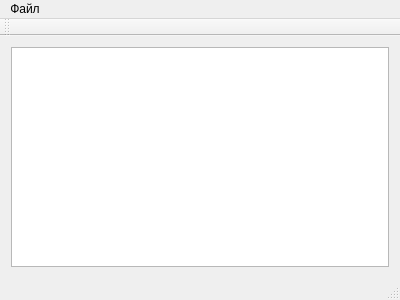
<?xml version="1.0" encoding="UTF-8"?>
<ui version="4.0">
 <class>MainWindow</class>
 <widget class="QMainWindow" name="MainWindow">
  <property name="geometry">
   <rect>
    <x>0</x>
    <y>0</y>
    <width>400</width>
    <height>300</height>
   </rect>
  </property>
  <property name="windowTitle">
   <string>MainWindow</string>
  </property>
  <widget class="QWidget" name="centralWidget">
   <layout class="QHBoxLayout" name="horizontalLayout_2">
    <item>
     <layout class="QHBoxLayout" name="horizontalLayout">
      <item>
       <widget class="QTextEdit" name="textEdit">
        <property name="undoRedoEnabled">
         <bool>false</bool>
        </property>
        <property name="readOnly">
         <bool>true</bool>
        </property>
       </widget>
      </item>
     </layout>
    </item>
   </layout>
  </widget>
  <widget class="QMenuBar" name="menuBar">
   <property name="geometry">
    <rect>
     <x>0</x>
     <y>0</y>
     <width>400</width>
     <height>21</height>
    </rect>
   </property>
   <widget class="QMenu" name="menu">
    <property name="title">
     <string>Файл</string>
    </property>
    <addaction name="action"/>
    <addaction name="action_2"/>
    <addaction name="action_3"/>
   </widget>
   <addaction name="menu"/>
  </widget>
  <widget class="QToolBar" name="mainToolBar">
   <attribute name="toolBarArea">
    <enum>TopToolBarArea</enum>
   </attribute>
   <attribute name="toolBarBreak">
    <bool>false</bool>
   </attribute>
  </widget>
  <widget class="QStatusBar" name="statusBar"/>
  <action name="action">
   <property name="text">
    <string>Открыть</string>
   </property>
  </action>
  <action name="action_2">
   <property name="text">
    <string>Справка</string>
   </property>
  </action>
  <action name="action_3">
   <property name="text">
    <string>Выход</string>
   </property>
  </action>
 </widget>
 <layoutdefault spacing="6" margin="11"/>
 <resources/>
 <connections/>
</ui>
